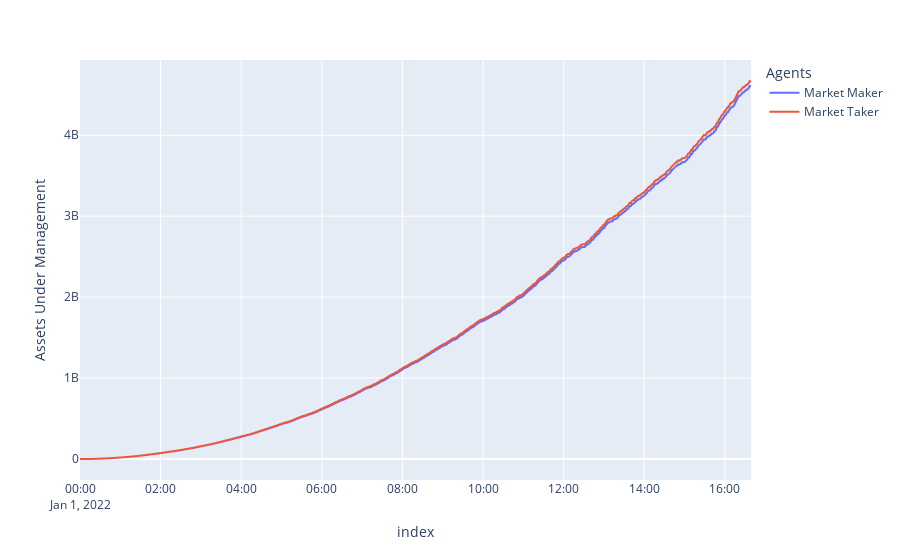

Notebook source saved alongside this figure:
### Code cell
import plotly.express as px
import pandas as pd

df_plot = pd.DataFrame()
df_plot['Market Maker'] = mm_holdings['aum']
df_plot['Market Taker'] = mt_holdings['aum']
fig = px.line(df_plot,labels={'variable':'Agents','value':'Assets Under Management','dt':'Date'})
fig.show()

### Figure 1 — Plotly figure (JSON) as saved in the notebook; plotly's stock layout.template omitted (floating-point values rounded to 4 significant figures; data arrays with more than 128 entries replaced by an {"elided": "..."} marker saying what was removed)
{"data": [{"hovertemplate": "Agents=Market Maker<br>index=%{x}<br>Assets Under Management=%{y}<extra></extra>", "legendgroup": "Market Maker", "line": {"color": "#636efa", "dash": "solid"}, "marker": {"symbol": "circle"}, "mode": "lines", "name": "Market Maker", "showlegend": true, "type": "scattergl", "x": {"elided": "1000 str values"}, "xaxis": "x", "y": {"elided": "1000 float values"}, "yaxis": "y"}, {"hovertemplate": "Agents=Market Taker<br>index=%{x}<br>Assets Under Management=%{y}<extra></extra>", "legendgroup": "Market Taker", "line": {"color": "#EF553B", "dash": "solid"}, "marker": {"symbol": "circle"}, "mode": "lines", "name": "Market Taker", "showlegend": true, "type": "scattergl", "x": {"elided": "1000 str values"}, "xaxis": "x", "y": {"elided": "1000 float values"}, "yaxis": "y"}], "layout": {"legend": {"title": {"text": "Agents"}, "tracegroupgap": 0}, "margin": {"t": 60}, "xaxis": {"anchor": "y", "domain": [0, 1], "title": {"text": "index"}}, "yaxis": {"anchor": "x", "domain": [0, 1], "title": {"text": "Assets Under Management"}}}}
